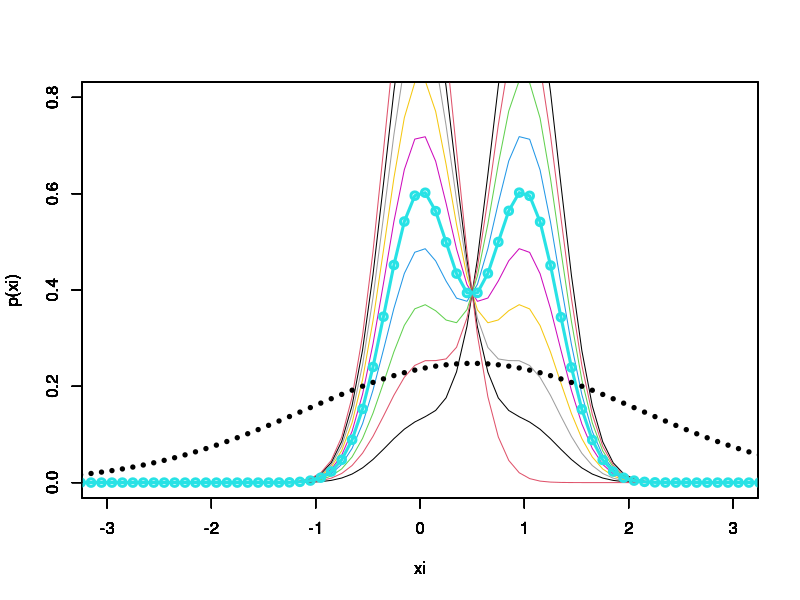
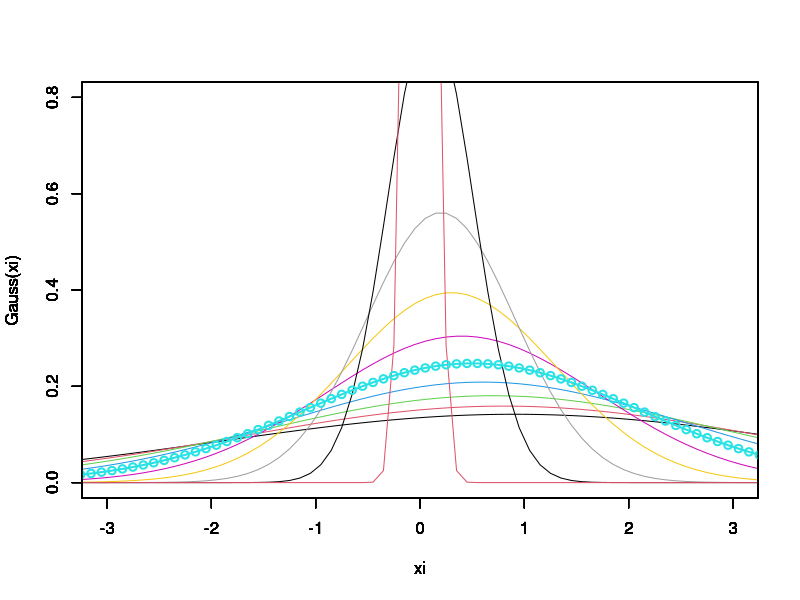

Write R code to recreate these figures, in order. (Note: this script raises an error after producing the figures.)
#?}5.2?Ńl?Q???g???s?[???ő??ȂƂ?????mu=0.7?????肾??,(5.49)?̕??ςƕ??U?ƌv?Z??,
#???̕??ςƕ??U?����K?E?X???z?ƕ\??????,mu?𓮂?????(5.49)?̐}???K?E?X???z?Ɣ??r???Ăǂ̂??炢?Ⴂ?????邩?????B
#mu=0.7?ňႢ?????????邩?���???Ȃ??B

mu=0.5
phi = function(xi) dnorm(xi,mean=0,sd=1)

p = function(xi){
	mu*3*phi(3*xi) + (1 - mu)*3*phi(3*(xi - 1))

}

integrate(p,-Inf,Inf)


mu=0.5

mean=1-mu
var=(28-27*mu)/9

#v=function(xi){
#	((xi-(1-mu))^2)*p(xi)
#}
#integrate(v,-Inf,Inf)


Gauss = function(x){
	(1/sqrt(2*pi*(var)^2))*(exp(-((x-(mean))^2)/(2*var^2)))

}

integrate(Gauss,-Inf,Inf)



xi=seq(-50,50,length=1000)

#p??mu?ɂ??ē?????
for( mu in 0:10){
	mu = mu*0.1
	plot(xi,p(xi),xlab="xi",xlim=c(-3,3),ylim=c(0,0.8),type="l",col=mu*10,lwd=1)
	par(new=T)
}

mu=0.5
plot(xi,p(xi),xlab="xi",xlim=c(-3,3),ylim=c(0,0.8),type="o",col=mu*10,lwd=3)
par(new=T)
mu=0.5
mean=1-mu
var=(28-27*mu)/9
plot(xi,Gauss(xi),xlab="xi",ylab="",xlim=c(-3,3),ylim=c(0,0.8), pch = 1,type="b" ,cex= 0.3,axes = FALSE, lwd = 3,las = 1)



#Gauss?֐???mu?ɂ??ē?????
for( mu in 0:10){
	mu = mu*0.1
	mean=1-mu
	var=(28-27*mu)/9
	plot(xi,Gauss(xi),xlab="xi",xlim=c(-3,3),ylim=c(0,0.8),type="l",col=mu*10,lwd=1)
	par(new=T)
}
mu=0.5
mean=1-mu
var=(28-27*mu)/9
plot(xi,Gauss(xi),xlab="xi",xlim=c(-3,3),ylim=c(0,0.8),type="o",col=mu*10,lwd=2)

m
#########################











#par(new=T)
#plot(xi,p(xi),xlab="xi",ylab="pdf",xlim=c(-3,3),ylim=c(0,0.6),type="l",col=2)

par(new=T)




#mu=0.10
#plot(xi,p(xi),xlab="xi",xlim=c(-3,3),ylim=c(0,0.8),type="l",col=mu*10)

mu=0.7
plot(xi,p(xi),xlab="xi",xlim=c(-3,3),ylim=c(0,0.8),type="l",col=mu*10)

for( mu in 70:80){
	mu = mu*0.01
	plot(xi,p(xi),xlab="xi",xlim=c(-3,3),ylim=c(0,0.5),type="l",col=mu*100)
	par(new=T)
}

